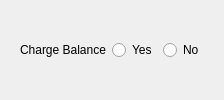
                            <widget class="QWidget" name="widget_17" native="true">
                             <property name="minimumSize">
                              <size>
                               <width>0</width>
                               <height>0</height>
                              </size>
                             </property>
                             <layout class="QGridLayout" name="gridLayout_32">
                              <item row="0" column="0">
                               <widget class="QWidget" name="state_widget_11" native="true">
                                <layout class="QGridLayout" name="gridLayout_81">
                                 <item row="0" column="2">
                                  <widget class="QRadioButton" name="ch1_off_11">
                                   <property name="text">
                                    <string>No</string>
                                   </property>
                                  </widget>
                                 </item>
                                 <item row="0" column="1">
                                  <widget class="QRadioButton" name="ch1_on_11">
                                   <property name="text">
                                    <string>Yes</string>
                                   </property>
                                  </widget>
                                 </item>
                                 <item row="0" column="0">
                                  <widget class="QLabel" name="label_154">
                                   <property name="text">
                                    <string>Charge Balance</string>
                                   </property>
                                  </widget>
                                 </item>
                                </layout>
                               </widget>
                              </item>
                             </layout>
                            </widget>
